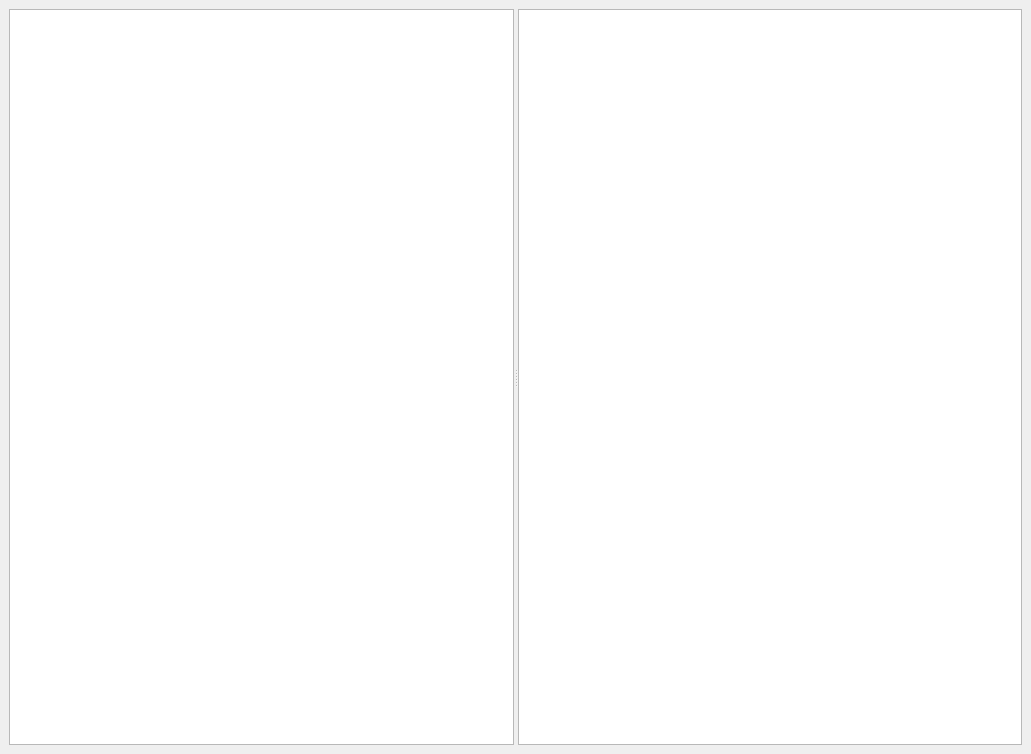
<?xml version="1.0" encoding="UTF-8"?>
<ui version="4.0">
 <class>Document</class>
 <widget class="QDockWidget" name="Document">
  <property name="geometry">
   <rect>
    <x>0</x>
    <y>0</y>
    <width>1031</width>
    <height>754</height>
   </rect>
  </property>
  <property name="windowTitle">
   <string>Document</string>
  </property>
  <widget class="QWidget" name="dockWidgetContents">
   <layout class="QHBoxLayout" name="horizontalLayout">
    <item>
     <widget class="QSplitter" name="m_splitter">
      <property name="lineWidth">
       <number>1</number>
      </property>
      <property name="orientation">
       <enum>Qt::Horizontal</enum>
      </property>
      <widget class="QTreeWidget" name="m_treeWidget">
       <property name="headerHidden">
        <bool>true</bool>
       </property>
       <column>
        <property name="text">
         <string notr="true">1</string>
        </property>
       </column>
      </widget>
      <widget class="QTextBrowser" name="m_textBrowser"/>
     </widget>
    </item>
   </layout>
  </widget>
 </widget>
 <resources/>
 <connections/>
</ui>
